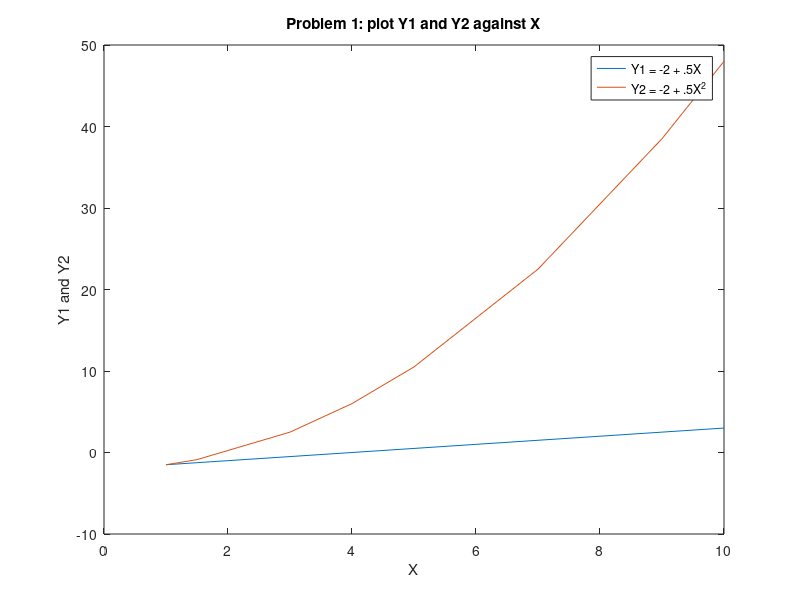

Reproduce this figure in MATLAB. (Note: this script raises an error after producing the figure.)
% ECON512 Homework 1 
% Kensuke Suzuki
clear all
%% Problem 1
X = [1,1.5,3,4,5,7,9,10];
Y1 = -2 + .5*X;
Y2 = -2 + 0.5 * X.^2;

plot(X, Y1, X, Y2)
title('Problem 1: plot Y1 and Y2 against X')
xlabel('X') % x-axis label
ylabel('Y1 and Y2') % y-axis label
legend('Y1 = -2 + .5X','Y2 = -2 + .5X^2')

%% Problem 2
% Create 200x1 vector X 
clear X
X = linspace(-10,20,200)';
sumX = sum(X)

%% Problem 3
A = [2,4,6; 1,7,5; 3,12,4]
b = [-2;3;10]

% C
C = A'*b
% D
D = inv(A'*A) * b

% E
E0 = A .* (b*ones(1,3));
E = sum(sum(E0),2)

% F
F0 = [A(1,:);A(3,:)]
F = [F0(:,1), F0(:,2)]

% Solve linear equatuons
x = inv(A)*b

%% Problem 4
% block diagonal matrix
B =  blkdiag(A,A,A,A,A);

%% Problem 5
clear A

A = normrnd(10,5,[5,3])

for i = 1:size(A,1)
    for j = 1:size(A,2)
        if A(i,j) < 10
            A(i,j) = 0;
        else
            A(i,j) = 1;
        end
    end
end

disp(A)

%% Problem 6
clear X
clear Y

filename = 'datahw1.csv';
data = csvread(filename);
X = [ones(4392,1), data(:,3), data(:,4), data(:,6)];
Y = data(:,5);

% Pointe estimates
betahat = inv(X'*X)*X'*Y

% Standard error
% residual
e = Y - (X * betahat);
sigmahat = (e'* e)/(size(X,1)-size(X,2));
cov = sigmahat * inv(X'*X);
var = diag(cov);
stderr = var.^(1/2)